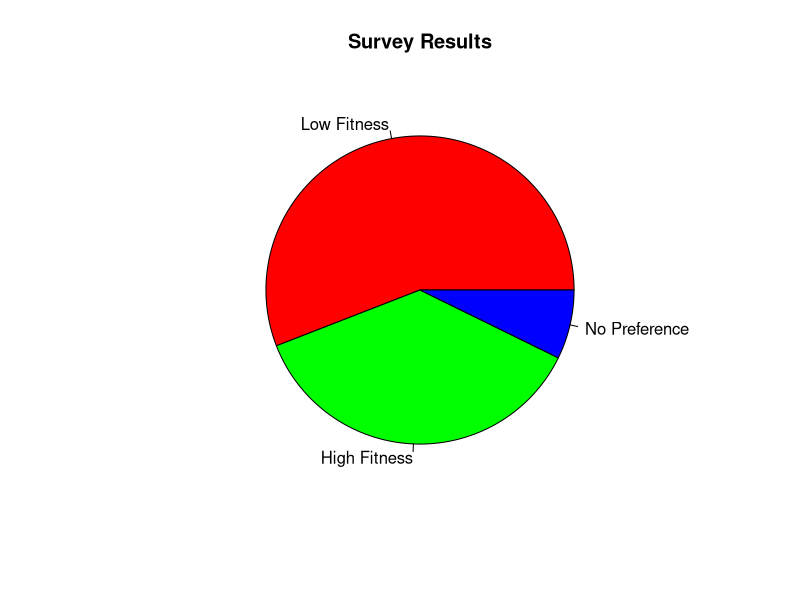

Write R code to recreate this figure.
postscript(file='survey.ps', paper="special",
width=8, height=8, onefile=FALSE, encoding="TeXtext.enc",
horizontal=FALSE)

pie(c(55.9,36.84,7.26),main="Survey Results", labels=c("Low Fitness","High Fitness","No Preference"), col=rainbow(3))
